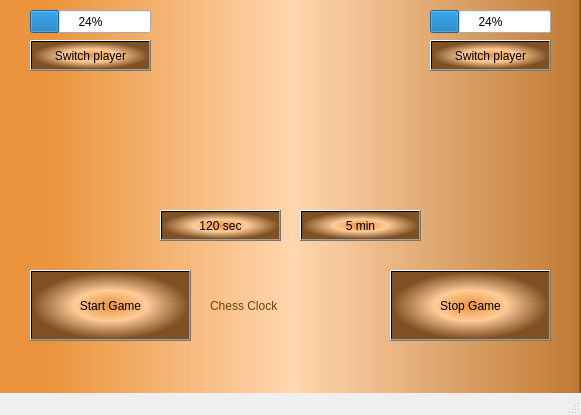
<?xml version="1.0" encoding="UTF-8"?>
<ui version="4.0">
 <class>MainWindow</class>
 <widget class="QMainWindow" name="MainWindow">
  <property name="geometry">
   <rect>
    <x>0</x>
    <y>0</y>
    <width>581</width>
    <height>415</height>
   </rect>
  </property>
  <property name="windowTitle">
   <string>MainWindow</string>
  </property>
  <widget class="QWidget" name="centralwidget">
   <property name="styleSheet">
    <string notr="true"/>
   </property>
   <widget class="QProgressBar" name="pl_1_bar">
    <property name="geometry">
     <rect>
      <x>30</x>
      <y>10</y>
      <width>121</width>
      <height>23</height>
     </rect>
    </property>
    <property name="value">
     <number>24</number>
    </property>
   </widget>
   <widget class="QProgressBar" name="pl_2_bar">
    <property name="geometry">
     <rect>
      <x>430</x>
      <y>10</y>
      <width>121</width>
      <height>23</height>
     </rect>
    </property>
    <property name="value">
     <number>24</number>
    </property>
   </widget>
   <widget class="QPushButton" name="switch_to_2">
    <property name="geometry">
     <rect>
      <x>30</x>
      <y>40</y>
      <width>121</width>
      <height>31</height>
     </rect>
    </property>
    <property name="styleSheet">
     <string notr="true">background: qradialgradient(spread:pad, cx:0.5, cy:0.5, radius:0.5, fx:0.5, fy:0.5, stop:0.0110497 rgba(235, 148, 61, 255), stop:0.458564 rgba(255, 203, 151, 255), stop:1 rgba(127, 80, 34, 255));
font: 16pt &quot;Bahnschrift Condensed&quot;;</string>
    </property>
    <property name="text">
     <string>Switch player</string>
    </property>
   </widget>
   <widget class="QPushButton" name="switch_to_1">
    <property name="geometry">
     <rect>
      <x>430</x>
      <y>40</y>
      <width>121</width>
      <height>31</height>
     </rect>
    </property>
    <property name="styleSheet">
     <string notr="true">background: qradialgradient(spread:pad, cx:0.5, cy:0.5, radius:0.5, fx:0.5, fy:0.5, stop:0.0110497 rgba(235, 148, 61, 255), stop:0.458564 rgba(255, 203, 151, 255), stop:1 rgba(127, 80, 34, 255));
font: 16pt &quot;Bahnschrift Condensed&quot;;</string>
    </property>
    <property name="text">
     <string>Switch player</string>
    </property>
   </widget>
   <widget class="QPushButton" name="start">
    <property name="geometry">
     <rect>
      <x>30</x>
      <y>270</y>
      <width>161</width>
      <height>71</height>
     </rect>
    </property>
    <property name="styleSheet">
     <string notr="true">background: qradialgradient(spread:pad, cx:0.5, cy:0.5, radius:0.5, fx:0.5, fy:0.5, stop:0.0110497 rgba(235, 148, 61, 255), stop:0.458564 rgba(255, 203, 151, 255), stop:1 rgba(127, 80, 34, 255));
font: 16pt &quot;Bahnschrift Condensed&quot;;</string>
    </property>
    <property name="text">
     <string>Start Game</string>
    </property>
   </widget>
   <widget class="QPushButton" name="stop">
    <property name="geometry">
     <rect>
      <x>390</x>
      <y>270</y>
      <width>161</width>
      <height>71</height>
     </rect>
    </property>
    <property name="styleSheet">
     <string notr="true">background: qradialgradient(spread:pad, cx:0.5, cy:0.5, radius:0.5, fx:0.5, fy:0.5, stop:0.0110497 rgba(235, 148, 61, 255), stop:0.458564 rgba(255, 203, 151, 255), stop:1 rgba(127, 80, 34, 255));
font: 16pt &quot;Bahnschrift Condensed&quot;;</string>
    </property>
    <property name="text">
     <string>Stop Game</string>
    </property>
   </widget>
   <widget class="QLabel" name="game_info">
    <property name="enabled">
     <bool>true</bool>
    </property>
    <property name="geometry">
     <rect>
      <x>60</x>
      <y>140</y>
      <width>451</width>
      <height>61</height>
     </rect>
    </property>
    <property name="styleSheet">
     <string notr="true">alignment: center center;
font: 20pt &quot;Berlin Sans FB Demi&quot;;</string>
    </property>
    <property name="text">
     <string/>
    </property>
    <property name="wordWrap">
     <bool>false</bool>
    </property>
   </widget>
   <widget class="QPushButton" name="min_2">
    <property name="geometry">
     <rect>
      <x>160</x>
      <y>210</y>
      <width>121</width>
      <height>31</height>
     </rect>
    </property>
    <property name="styleSheet">
     <string notr="true">background: qradialgradient(spread:pad, cx:0.5, cy:0.5, radius:0.5, fx:0.5, fy:0.5, stop:0.0110497 rgba(235, 148, 61, 255), stop:0.458564 rgba(255, 203, 151, 255), stop:1 rgba(127, 80, 34, 255));
font: 16pt &quot;Bahnschrift Condensed&quot;;</string>
    </property>
    <property name="text">
     <string>120 sec</string>
    </property>
   </widget>
   <widget class="QPushButton" name="min_5">
    <property name="geometry">
     <rect>
      <x>300</x>
      <y>210</y>
      <width>121</width>
      <height>31</height>
     </rect>
    </property>
    <property name="styleSheet">
     <string notr="true">background: qradialgradient(spread:pad, cx:0.5, cy:0.5, radius:0.5, fx:0.5, fy:0.5, stop:0.0110497 rgba(235, 148, 61, 255), stop:0.458564 rgba(255, 203, 151, 255), stop:1 rgba(127, 80, 34, 255));
font: 16pt &quot;Bahnschrift Condensed&quot;;</string>
    </property>
    <property name="text">
     <string>5 min</string>
    </property>
   </widget>
   <widget class="QLabel" name="winner">
    <property name="enabled">
     <bool>true</bool>
    </property>
    <property name="geometry">
     <rect>
      <x>60</x>
      <y>80</y>
      <width>451</width>
      <height>61</height>
     </rect>
    </property>
    <property name="styleSheet">
     <string notr="true">alignment: center center;
font: 20pt &quot;Berlin Sans FB Demi&quot;;</string>
    </property>
    <property name="text">
     <string/>
    </property>
    <property name="wordWrap">
     <bool>false</bool>
    </property>
   </widget>
   <widget class="QLabel" name="background">
    <property name="geometry">
     <rect>
      <x>0</x>
      <y>0</y>
      <width>581</width>
      <height>401</height>
     </rect>
    </property>
    <property name="styleSheet">
     <string notr="true">background: qlineargradient(spread:pad, x1:0, y1:0, x2:1, y2:0, stop:0.0883978 rgba(235, 148, 61, 255), stop:0.502762 rgba(255, 214, 174, 255), stop:0.994475 rgba(193, 123, 52, 255), stop:1 rgba(0, 0, 0, 255))</string>
    </property>
    <property name="text">
     <string/>
    </property>
   </widget>
   <widget class="QLabel" name="chessclock">
    <property name="geometry">
     <rect>
      <x>210</x>
      <y>270</y>
      <width>171</width>
      <height>71</height>
     </rect>
    </property>
    <property name="styleSheet">
     <string notr="true">font: 600 20pt &quot;Sitka Small Semibold&quot;;
color: rgb(103, 70, 4)</string>
    </property>
    <property name="text">
     <string>Chess Clock</string>
    </property>
   </widget>
   <zorder>background</zorder>
   <zorder>pl_1_bar</zorder>
   <zorder>pl_2_bar</zorder>
   <zorder>switch_to_2</zorder>
   <zorder>switch_to_1</zorder>
   <zorder>start</zorder>
   <zorder>stop</zorder>
   <zorder>game_info</zorder>
   <zorder>min_2</zorder>
   <zorder>min_5</zorder>
   <zorder>winner</zorder>
   <zorder>chessclock</zorder>
  </widget>
  <widget class="QMenuBar" name="menubar">
   <property name="geometry">
    <rect>
     <x>0</x>
     <y>0</y>
     <width>581</width>
     <height>21</height>
    </rect>
   </property>
  </widget>
  <widget class="QStatusBar" name="statusbar"/>
 </widget>
 <resources/>
 <connections/>
</ui>
